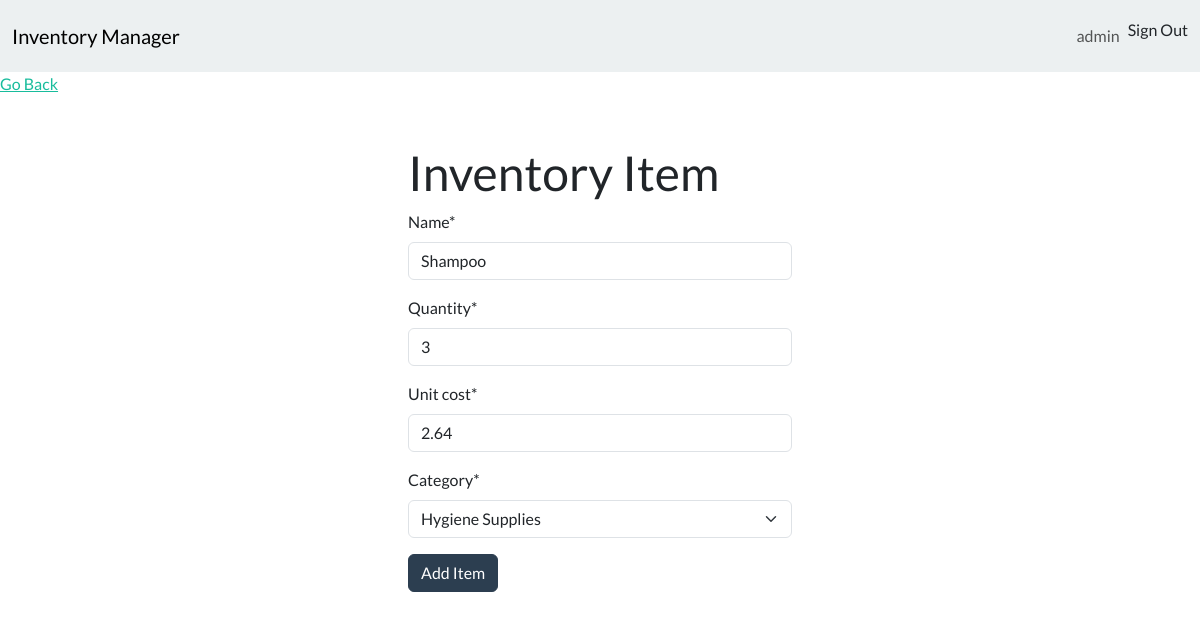
Screenshot of /edit-item/1 (signed in) with the database file from the repository.
### inventory/models.py (models this page shows, shortened)
class InventoryItem(models.Model):
    name = models.CharField(max_length=200)
    quantity = models.IntegerField()
    unit_cost = models.DecimalField(max_digits=10, decimal_places=2, default=0)
    category = models.ForeignKey('Category', on_delete=models.SET_NULL, blank=True, null=True)
    date_created = models.DateTimeField(auto_now_add=True)

class Category(models.Model):
    name = models.CharField(max_length=200)
    class Meta:
        verbose_name_plural = 'categories'
    def __str__(self):
        return self.name

### inventory/views.py (the view)
# urls.py: path('edit-item/<int:pk>', EditItem.as_view(), name='edit-item'),
class EditItem(LoginRequiredMixin, UpdateView):
    model = InventoryItem
    form_class = InventoryItemForm
    template_name = 'inventory/item_form.html'
    success_url = reverse_lazy('dashboard')

### inventory/forms.py
class InventoryItemForm(forms.ModelForm):
    category = forms.ModelChoiceField(queryset=Category.objects.all(), initial=0)
    class Meta:
        model = InventoryItem
        fields = ['name', 'quantity', 'unit_cost', 'category']

### inventory/templates/inventory/item_form.html (shortened to what this page needs)
{% extends 'inventory/base.html' %}
{% load crispy_forms_tags %}
{% block content %}
    <a href="{% url 'dashboard' %}" class="'btn btn-outline-primary my-3 max-4">Go Back</a>
    <div class="row">
        <div class="col-11 col-md-4 mx-auto mt-5">
            <h1>Inventory Item</h1>
            <form method="POST">
                {{ form|crispy }}
                <div class="mt-3">
                    <button class="btn btn-primary">Add Item</button>
                </div>
            </form>
        </div>
    </div>
{% endblock content %}

### inventory/templates/inventory/navigation.html (shortened to what this page needs)
<nav class="navbar navbar-expand-lg bg-light">
    <div class="container-fluid">
        <a class="navbar-brand" href="{% url 'index' %}">Inventory Manager</a>
        <div class="collapse navbar-collapse justify-content-end" id="navbarNav">
            <ul class="navbar-nav">
                {% if user.is_authenticated %}
                    <li class="nav-item">
                        <a class="nav-link" href="#">{{ user.username }}</a>
                    </li>
                    <li class="nav-item">
                        <form method="post" action="{% url 'logout' %}" style="display: inline;">
                            <button type="submit" class="nav-link btn btn-link" style="display: inline; padding: 0; border: none; background: none; color: inherit; text-decoration: none;">Sign Out</button>
                        </form>
                    </li>
                {% endif %}
            </ul>
        </div>
    </div>
</nav>

### rows the page displays
InventoryItem: name "Shampoo", quantity "3", unit_cost "2.64", category "Hygiene Supplies"

### other values shown
{{ user.username }} "admin"
